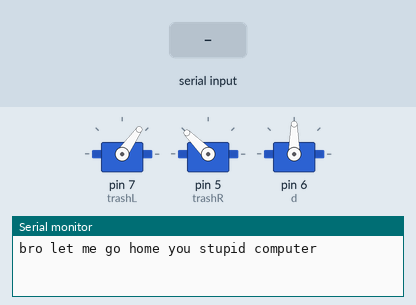
Simulated run of this sketch. Board: Arduino Uno, built with avr-gcc and run on an emulated ATmega328P. Shown: 3 × servo, the last lines printed to the serial monitor. Inputs (shaded band) come from the test bench.

Above: at 2.2 s.
2.3 s: "d" received over Serial
At 3.2 s:
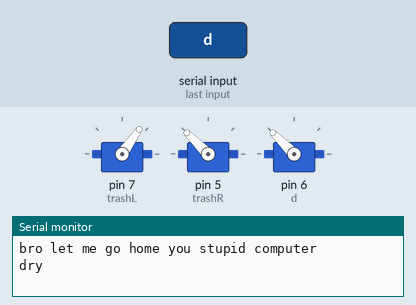
4.9 s: "w" received over Serial
At 5.5 s:
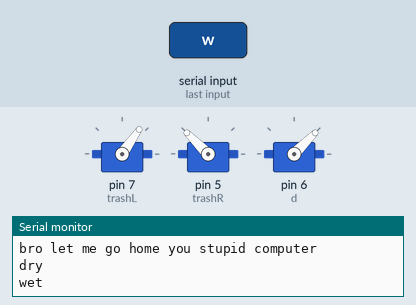
Timing chart, 0 to 7.9 s (numbered marks = the images above; inputs shaded):
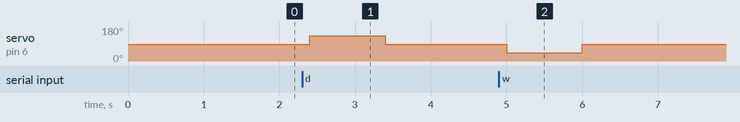

The sketch:

servo.ino
```cpp
#include <Servo.h>
Servo trashL;
Servo trashR;
Servo d;

int servoRup = 135;
int servoRdown= 45;

int servoLup = 55;
int servoLdown= 180;

void setup() {
  trashL.attach(7);
  trashR.attach(5);
  d.attach(6);
  trashR.write(servoRup);
  trashL.write(servoLup);
  d.write(90);
  Serial.begin(9600);
  delay(1000);
  Serial.println("bro let me go home you stupid computer");
}

void loop() {  // keep centered

  if (Serial.available()) {
    char cmd = Serial.read();

    if (cmd == 100) {
      Serial.println("dry");
      d.write(135);
      delay(1000);
      d.write(90);
    }
    else if (cmd == 119){
      Serial.println("wet");
      d.write(45);
      delay(1000);
      d.write(90);
    }
    else if (cmd == 101){
      d.write(90);
      delay(1000);
      d.write(90);
    }
    else {
      d.write(90);
    }
    while(Serial.available()) Serial.read();
  }
  delay(200);
}


void rightOpen(){
  trashR.write(servoRdown);
}


void rightClose(){
  trashR.write(servoRup);
}


void leftOpen(){
  trashL.write(servoLdown);
}


void leftClose(){
  trashL.write(servoLup);
} 
```

Measured:
- after the input at 2.3 s, servo on pin 6 (d): 90° → 135° after 0.10 s, → 90° 1.0 s later
- after the input at 4.9 s, servo on pin 6 (d): 90° → 45° after 0.10 s, → 90° 1.0 s later
